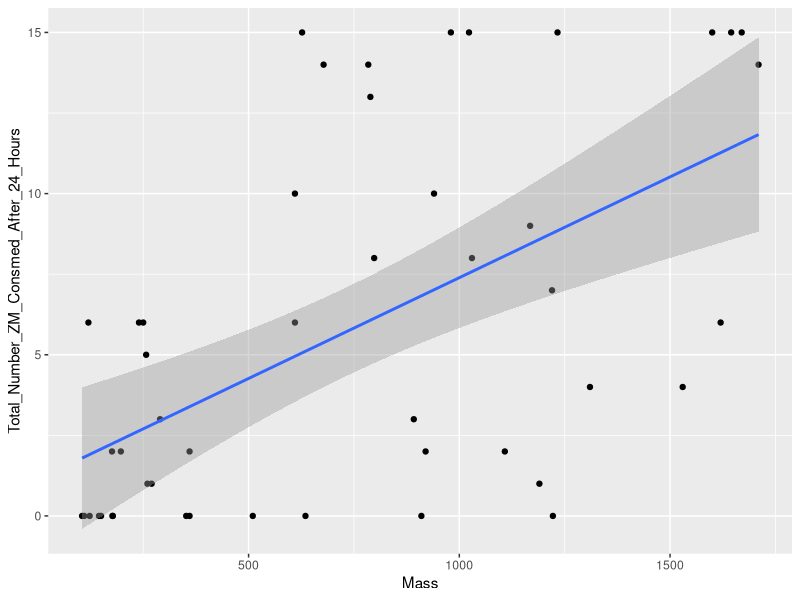
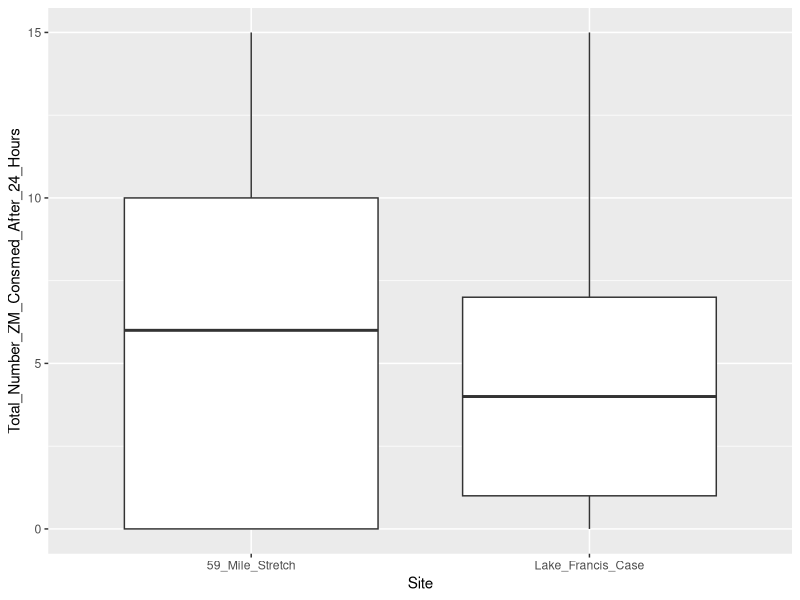
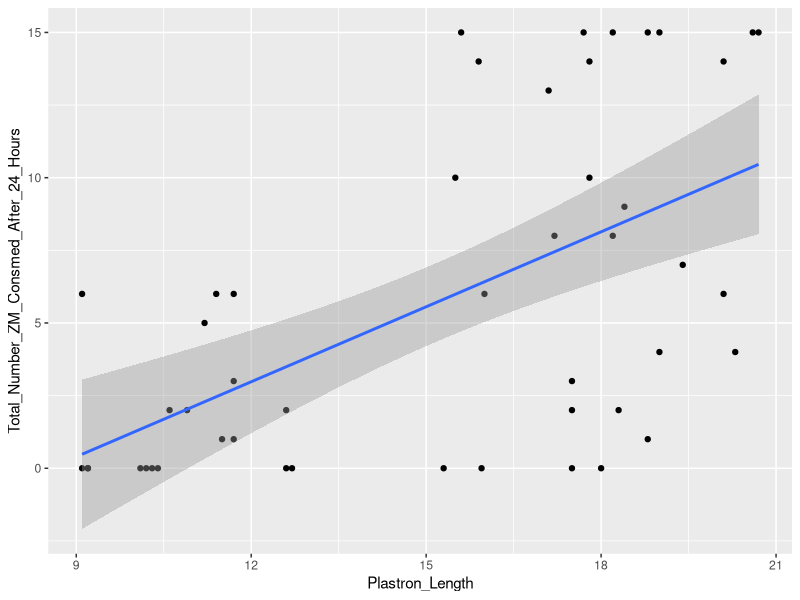
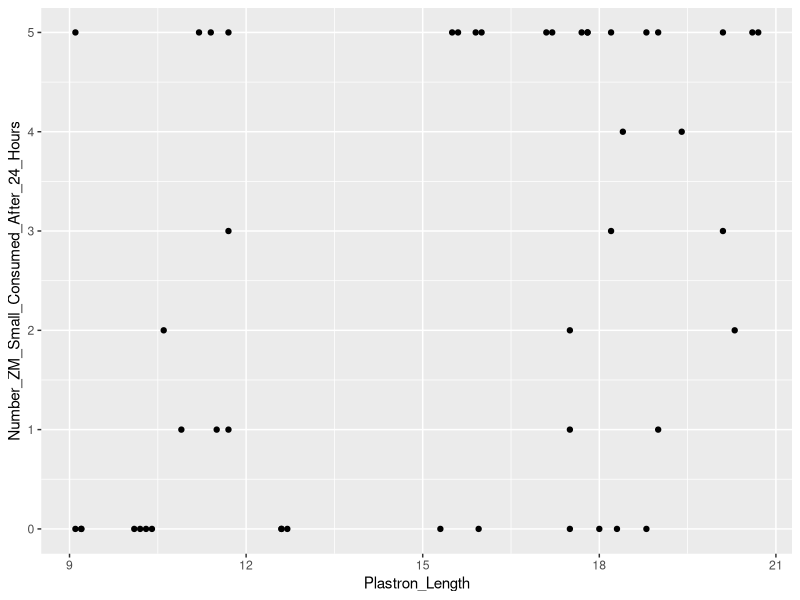
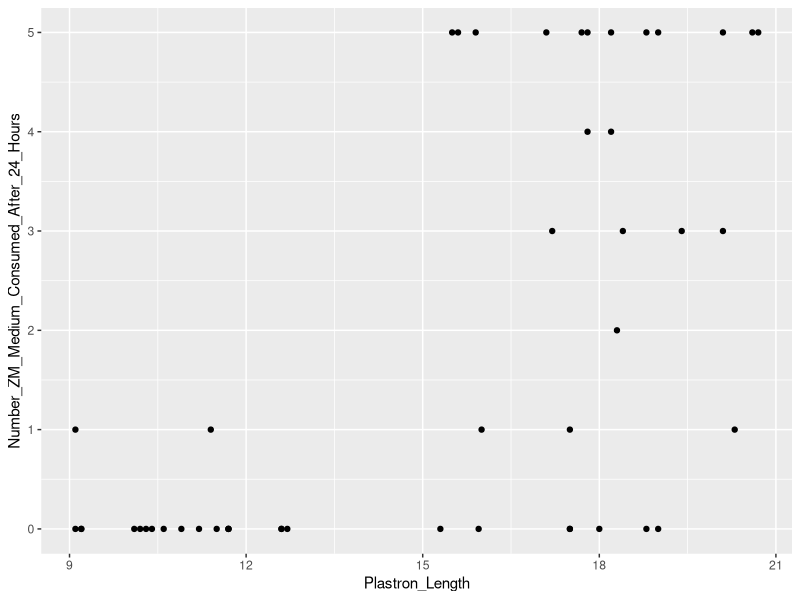
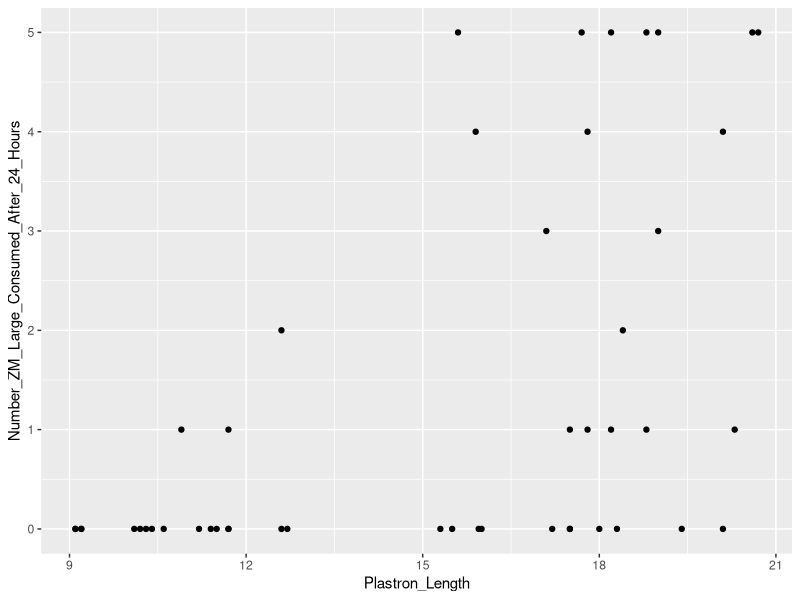
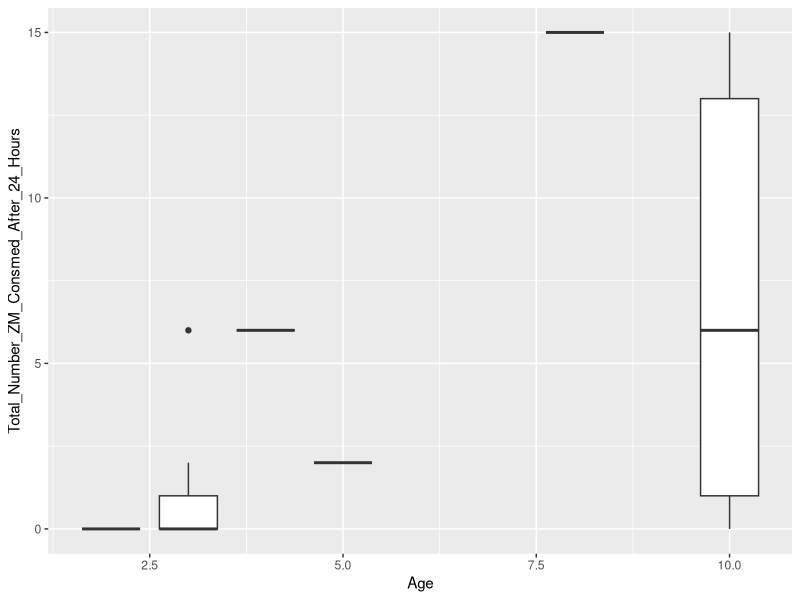
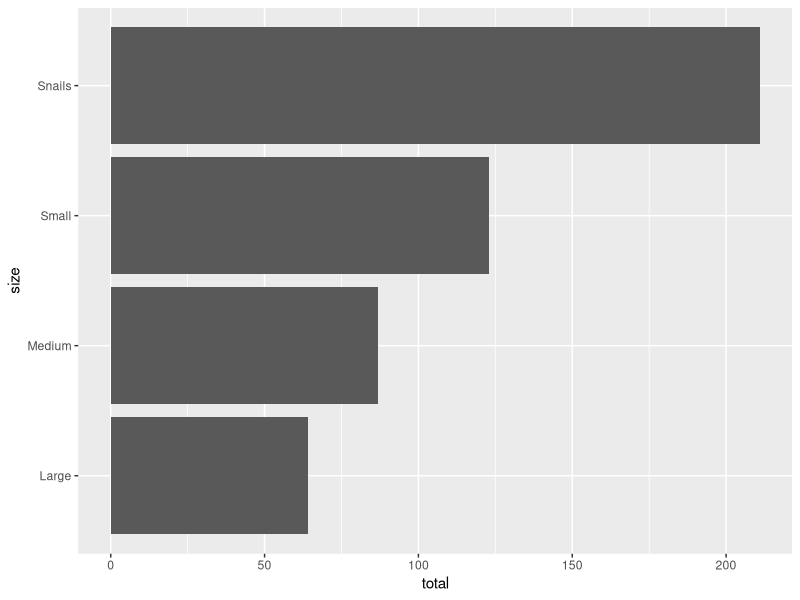

Write R code to recreate these figures, in order. (Note: this script raises an error after producing the figures.)

#Call up necessary packages
library(tidyverse)

#Set working directory
setwd("~/ZM_Project/ZM_Vanessa_Poster_Stats")

#Read in data file
data <- read.csv("ZM_FMT_Data.csv", header=T)

#Make some preliminary plots
ggplot(data, aes(Mass, Total_Number_ZM_Consmed_After_24_Hours))+
  geom_point()+
  geom_smooth(method="lm")


ggplot(data, aes(Site, Total_Number_ZM_Consmed_After_24_Hours))+
  geom_boxplot()

ggplot(data, aes(Plastron_Length, Total_Number_ZM_Consmed_After_24_Hours))+
  geom_point()+
  geom_smooth(method="lm")

ggplot(data, aes(Plastron_Length, Number_ZM_Small_Consumed_After_24_Hours))+
  geom_point()

ggplot(data, aes(Plastron_Length, Number_ZM_Medium_Consumed_After_24_Hours))+
  geom_point()

ggplot(data, aes(Plastron_Length, Number_ZM_Large_Consumed_After_24_Hours))+
  geom_point()

ggplot(data, aes(Age, Total_Number_ZM_Consmed_After_24_Hours, group=Age))+
  geom_boxplot()

#Making a smaller data subset with just the total number of mussels of each size class eaten for bar plot
sub_data <- data %>% 
  summarise(
    total_small = sum(Number_ZM_Small_Consumed_After_24_Hours),
    total_medium = sum(Number_ZM_Medium_Consumed_After_24_Hours),
    total_large = sum(Number_ZM_Large_Consumed_After_24_Hours),
    total_snails = sum(Number_Snails_Consumed_After_24_Hours)
)


sub_data_2 <- data.frame(size=c("Small", "Medium", "Large", "Snails"),
                         total=c(123, 87, 64, 211))


ggplot(sub_data_2, aes(total,size))+
  geom_bar(stat="identity")

ggplot(sub_data_2, aes(size,total))+
  geom_bar(stat="identity")



sub_data_3 <- data %>% 
  group_by(Site) %>% 
  summarise(
    total_small = sum(Number_ZM_Small_Consumed_After_24_Hours),
    total_medium = sum(Number_ZM_Medium_Consumed_After_24_Hours),
    total_large = sum(Number_ZM_Large_Consumed_After_24_Hours),
    total_snails = sum(Number_Snails_Consumed_After_24_Hours)
  )

sub_data_4 <- data.frame(site=c("59_Mile_Stretch", "Lake_Francis_Case", "59_Mile_Stretch", "Lake_Francis_Case", "59_Mile_Stretch", "Lake_Francis_Case","59_Mile_Stretch", "Lake_Francis_Case"),
                         size=c("Small", "Small", "Medium", "Medium", "Large", "Large", "Snails", "Snails"),
                         total=c(66, 57, 52, 35, 31, 33, 110, 101))

ggplot(sub_data_4, aes(total,size, fill=site))+
  geom_bar(stat="identity")


zm.df.summary <- data %>% 
  group_by(Site) %>% 
  summarise(
    Tot_SD = sd(Total_Number_ZM_Consmed_After_24_Hours),
    Tot_Mean = mean(Total_Number_ZM_Consmed_After_24_Hours),
    Tot_n = length(Total_Number_ZM_Consmed_After_24_Hours),
    Tot_SE = (mean(Total_Number_ZM_Consmed_After_24_Hours))/(sqrt(Tot_n)),
    Small_SD = sd(Number_ZM_Small_Consumed_After_24_Hours),
    Small_Mean = mean(Number_ZM_Small_Consumed_After_24_Hours),
    Small_n = length(Number_ZM_Small_Consumed_After_24_Hours),
    Small_SE = (mean(Number_ZM_Small_Consumed_After_24_Hours))/(sqrt(Small_n)),
    Medium_SD = sd(Number_ZM_Medium_Consumed_After_24_Hours),
    Medium_Mean = mean(Number_ZM_Medium_Consumed_After_24_Hours),
    Medium_n = length(Number_ZM_Medium_Consumed_After_24_Hours),
    Medium_SE = (mean(Number_ZM_Medium_Consumed_After_24_Hours))/(sqrt(Medium_n)),
    Large_SD = sd(Number_ZM_Large_Consumed_After_24_Hours),
    Large_Mean = mean(Number_ZM_Large_Consumed_After_24_Hours),
    Large_n = length(Number_ZM_Large_Consumed_After_24_Hours),
    Large_SE = (mean(Number_ZM_Large_Consumed_After_24_Hours))/sqrt(Large_n)
  )
View(zm.df.summary)

#Plot Standard Error
ggplot(data, aes(Site, Total_Number_ZM_Consmed_After_24_Hours, col=Site))+
  geom_jitter()+
  labs(x="Site Turtles Were \n Collected From", y="Total Number of Zebra Mussels of All \n Size Classes Consumed After 24 Hours")+
  geom_errorbar(data=zm.df.summary, mapping=aes(x=Site, y=Tot_Mean, ymin=Tot_Mean-Tot_SE, ymax=Tot_Mean+Tot_SE), color="black")+
  geom_point(data=zm.df.summary, mapping=aes(x=Site, y=Tot_Mean), color="black")

#Plot Standard Deviation
ggplot(data, aes(Site, Total_Number_ZM_Consmed_After_24_Hours, col=Site))+
  geom_point(position="jitter", size=2)+
  labs(x="Site Turtles Were Collected From", y="Total Number of Zebra Mussels of All \n Size Classes Consumed After 24 Hours per Turtle")+
  geom_errorbar(data=zm.df.summary, mapping=aes(x=Site, y=Tot_Mean, ymin=Tot_Mean-Tot_SD, ymax=Tot_Mean+Tot_SD), color="black")+
  geom_point(data=zm.df.summary, mapping=aes(x=Site, y=Tot_Mean), color="black", size=2)+
  scale_x_discrete(labels=c("59_Mile_Stretch" = "59 Mile Stretch", "Lake_Francis_Case" = "Lake Francis-Case"))+
  theme(legend.position="none")+
  theme(text = element_text(size=14))


zm.df.summary.2 <- data2 %>% 
  group_by(Size) %>% 
  summarise(
    mean_consumed = mean(Number_Consumed_Per_Turtle),
    sd_consumed = sd(Number_Consumed_Per_Turtle)
  )
View(zm.df.summary.2)

ggplot(data, aes(Size, Number_Consumed_Per_Turtle, color=Size))+
  geom_jitter(aes(shape=Site), height=0.25, size=2)+
  labs(x="Size Class of Zebra Mussels and Snails", y="Total Number of Zebra Mussels and Snails of Each \n Size Class Consumed After 24 Hours per Turtle")+
  geom_errorbar(data=zm.df.summary.2, mapping=aes(x=Size, y=mean_consumed, ymin=mean_consumed-sd_consumed, ymax=mean_consumed+sd_consumed), color="black")+
  geom_point(data=zm.df.summary.2, mapping=aes(x=Size, y=mean_consumed), color="black")+
  annotate(geom="text", x=1.1, y=1.35, label="a")+
  annotate(geom="text", x=2.1, y=1.83, label="a")+
  annotate(geom="text", x=3.1, y=2.56, label="b")+
  annotate(geom="text", x=4.1, y=4.4, label="c")+
  theme(text = element_text(size=14))



sizeAnova <- lm(Number_Consumed_Per_Turtle~Size, data=data2)  
anova(sizeAnova)

sizeAnovasummary <- summary(sizeAnova)
sizeAnovasummary

kruskal.test(Number_Consumed_Per_Turtle~Size, data=data2)

ggplot(data2, aes(Size, Number_Consumed_Per_Turtle))+
  geom_bar(stat="identity")


data2 %>% 
  mutate(Size = fct_reorder(Size, desc(Number_Consumed_Per_Turtle))) %>% 
  ggplot(aes(Size, Number_Consumed_Per_Turtle))+
  geom_bar(stat="identity", position=position_dodge2())+
  labs(x="Size Class of Zebra Mussels and Snails", y="Total Number of Zebra Mussels and Snails of Each \n Size Class Consumed After 24 Hours")+
  theme(text = element_text(size=14))+
  theme(legend.position="bottom")+
  scale_fill_discrete(name="Turtle Locality", labels=c("59 Mile Stretch", "Lake Francis-Case"))

zm.df.summary.2 %>% 
  #mutate(Size=fct_reorder(Size,desc(mean_consumed))) %>% 
  ggplot(aes(Size, mean_consumed))+
  geom_bar(stat="identity", fill="seagreen4")+
  labs(x="Size Class of Zebra Mussels and Snails", y="Mean Number of Zebra Mussels and Snails of Each \n Size Class Consumed After 24 Hours")+
  theme(text = element_text(size=14))+
  geom_errorbar(aes(Size, mean_consumed, ymin=mean_consumed, ymax=mean_consumed+sd_consumed, width=0.5))

sub_5 <- data2 %>% 
  group_by(Size, Site) %>% 
  summarise(
    totals = sum(Number_Consumed_Per_Turtle)
  )
sub_5


ggplot(sub_5,aes(Size, totals, fill=Site))+
  geom_bar(stat="identity", position=position_dodge2())+
  scale_fill_manual(values=c("59_Mile_Stretch"="deeppink4", "Lake_Francis_Case"="cyan4"), 
                    name="Turtle Locality", 
                    labels=c("59 Mile Stretch", "Lake Francis-Case"))+
  labs(x="Size Class of Zebra Mussels and Snails", y="Total Number of Zebra Mussels and Snails of Each \n Size Class Consumed After 24 Hours")+
  theme(text = element_text(size=14))+
  theme(legend.position="bottom")
  
